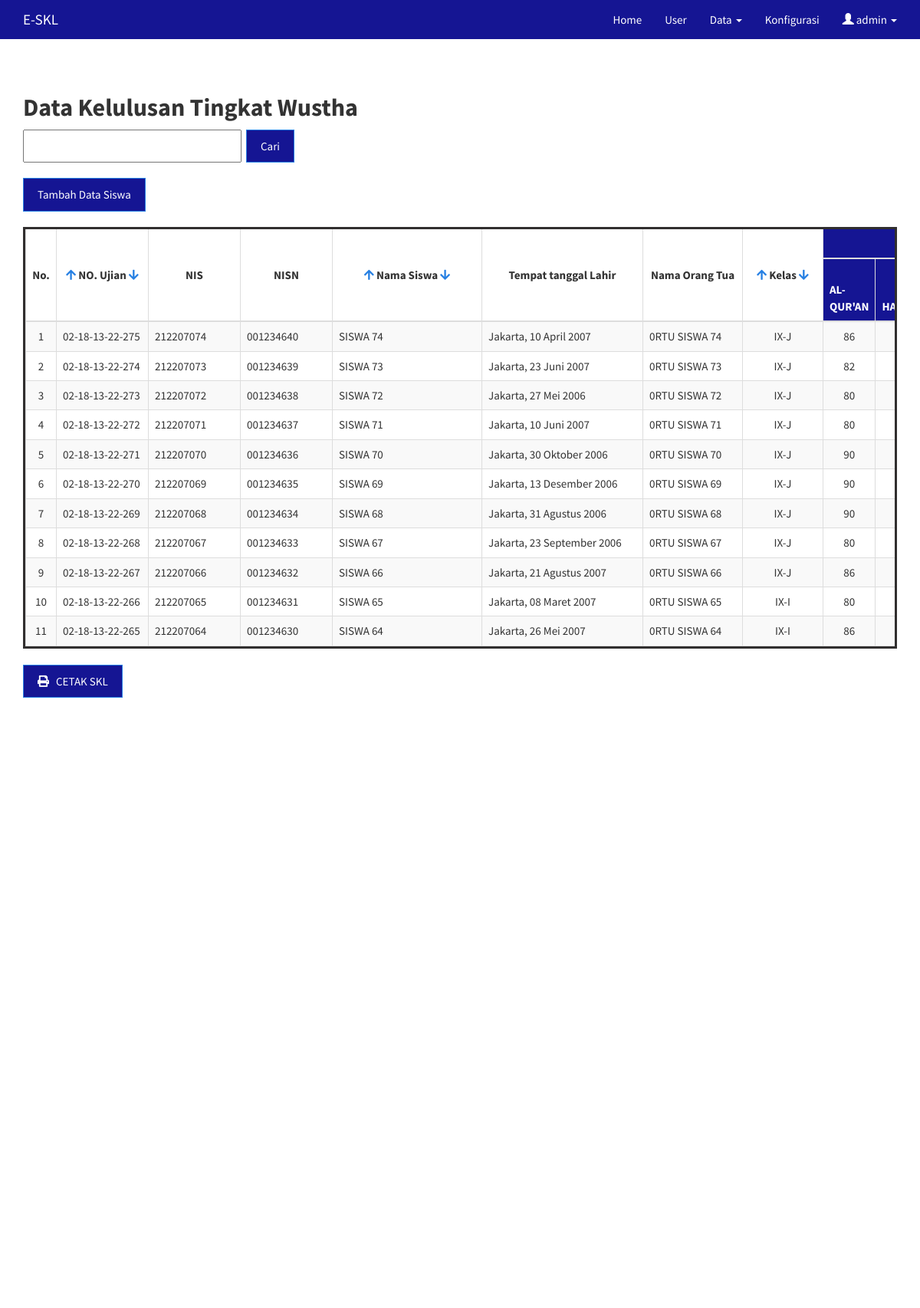
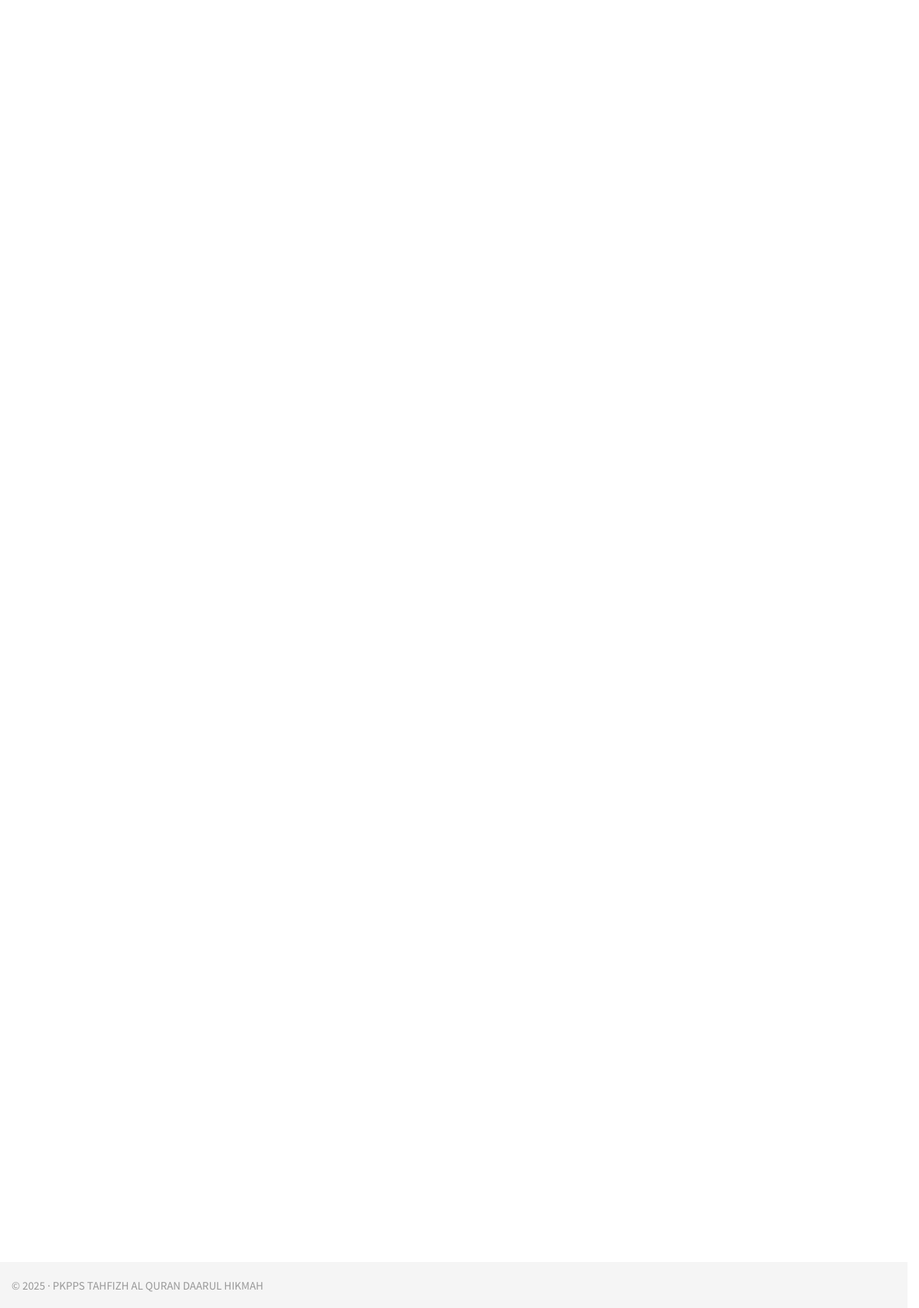
The app's page /skl-master/admin/datawustha.php?by=no_ujianb (signed in) with its own data (2 pictures, top to bottom).
### tables this page shows
CREATE TABLE `data_wustha` (
  `no_ujian` varchar(30) NOT NULL,
  `nis` int(10) NOT NULL,
  `nisn` varchar(10) NOT NULL,
  `nama` varchar(50) NOT NULL,
  `ttl` varchar(64) NOT NULL,
  `ortu` varchar(32) NOT NULL,
  `kls` varchar(50) NOT NULL,
  `n_alquran` varchar(5) NOT NULL,
  `n_hadits` varchar(5) NOT NULL,
  `n_aqidah` varchar(5) NOT NULL,
  `n_akhlaq` varchar(5) NOT NULL,
  `n_fiqih` varchar(5) NOT NULL,
  `n_tarikh_sejarah_peradaban_islam` varchar(5) NOT NULL,
  `n_bahasa_arab` varchar(5) NOT NULL,
  `n_ppkn` varchar(5) NOT NULL,
  `n_bahasa_indonesia` varchar(5) NOT NULL,
  `n_matematika` varchar(5) NOT NULL,
  `n_ipa` varchar(5) NOT NULL,
  `n_ips` varchar(5) NOT NULL,
  `n_bahasa_inggris` varchar(5) NOT NULL,
  `rata2` char(5) NOT NULL,
  `status` tinyint(4) NOT NULL,
  UNIQUE KEY `no_ujian` (`no_ujian`)
);

CREATE TABLE `un_konfigurasi` (
  `id` int(11) NOT NULL AUTO_INCREMENT,
  `sekolah` varchar(255) NOT NULL,
  `kepsek` varchar(50) NOT NULL,
  `nip` varchar(20) NOT NULL,
  `no_surat` varchar(30) DEFAULT NULL,
  `ttd` varchar(64) NOT NULL,
  `about` varchar(250) NOT NULL,
  `tgl_pengumuman` datetime NOT NULL,
  `contact` varchar(255) NOT NULL,
  `nopesformat` varchar(20) NOT NULL,
  `logo` varchar(255) DEFAULT NULL,
  `kop` varchar(100) NOT NULL,
  `cap` varchar(100) NOT NULL,
  PRIMARY KEY (`id`)
);

### skl-master/admin/datawustha.php (the view, shortened to what this page needs)
<!DOCTYPE html>
<html>
<head>
</head>
<body>
    <?php
    if (isset($_SESSION['logged']) && !empty($_SESSION['logged'])) {
        include "../database.php";
        include '_header.php';
        ?>
    <link rel="stylesheet" href="https://use.fontawesome.com/releases/v5.7.2/css/all.css"
>
    <div class="container">
        <h2><b>Data Kelulusan Tingkat Wustha</b></h2>
    </div>
    <div class="row">
        <div class="container">
            <form action="datawustha.php" method="get">
                <div class="control-label ">
                    <input type="text" name="cari" class="col-sm-3 " style="height:43px"> &nbsp;
                    <input type="submit" class="btn btn-primary" value=" Cari">
                </div>
            </form>
            <button type="button" class="btn btn-primary" style="margin-top: 20px; margin-bottom: 20px;"
                data-toggle="modal" data-target="#exampleModalLongAddSiswa">
                Tambah Data Siswa
            </button>
            <br>
            <div class="table table-responsive wrapper">
                <table class="table table-bordered table-hover table-striped table-fixed header-fixed table-fixed head">
                    <thead style="position: sticky; top: 0; z-index: 100; background: white;">
                        <tr class="">
                            <th rowspan="2" style="min-width:40px; vertical-align: middle; text-align: center;">No.</th>
                            <th rowspan="2" style="min-width:120px; vertical-align: middle; text-align: center;">
                                <a href="<?php $_SERVER['PHP_SELF'] ?>?by=no_ujiana"><span
                                        class="fa fa-arrow-up"></span></a>
                                NO. Ujian
                                <a href="<?php $_SERVER['PHP_SELF'] ?>?by=no_ujianb"><span
                                        class="fa fa-arrow-down"></span></a>
                            </th>
                            <th rowspan="2" style="min-width:120px; vertical-align: middle; text-align: center;">NIS
                            </th>
                            <th rowspan="2" style="min-width:120px; vertical-align: middle; text-align: center;">NISN
                            </th>
                            <th rowspan="2" style="min-width:13em; vertical-align: middle; text-align: center;">
                                <a href="<?php $_SERVER['PHP_SELF'] ?>?by=namaa"><span
                                        class="fa fa-arrow-up"></span></a>
                                Nama Siswa
                                <a href="<?php $_SERVER['PHP_SELF'] ?>?by=namab"><span
                                        class="fa fa-arrow-down"></span></a>
                            </th>
                            <th rowspan="2" style="min-width:210px; vertical-align: middle; text-align: center;">Tempat
                                tanggal Lahir</th>
                            <th rowspan="2" style="min-width:130px; vertical-align: middle; text-align: center;">Nama
                                Orang Tua</th>
                            <th rowspan="2" style="min-width:7em; vertical-align: middle; text-align: center;">
                                <a href="<?php $_SERVER['PHP_SELF'] ?>?by=klsa"><span class="fa fa-arrow-up"></span></a>
                                Kelas
                                <a href="<?php $_SERVER['PHP_SELF'] ?>?by=klsb"><span
                                        class="fa fa-arrow-down"></span></a>
                            </th>
                            <th colspan="13" class="bg-primary text-center">Nilai Akhir Mata Pelajaran</th>
                        </tr>
                        <tr class="bg-primary">
                            <th>AL-QUR'AN</th>
                            <th>HADITS</th>
                        </tr>
                    </thead>
                    <tbody>
                        <?php
                            if (isset($_GET['cari'])) {
                                $cari = addslashes($_GET['cari']);
                                $qsiswa = mysqli_query($db_conn, "SELECT * FROM data_wustha WHERE no_ujian like '%" . $cari . "%' OR nama like '%" . $cari . "%' OR kls like '%" . $cari . "%' ORDER BY no_ujian ASC");
                            } else if (isset($_GET['by'])) {
                                $sort = $_GET['by'];
                                switch ($sort) {
                                    case 'no_ujianb':
                                        $qsiswa = mysqli_query($db_conn, "SELECT * FROM data_wustha ORDER BY no_ujian DESC");
                                        break;
                                }
                            } else {
                                $qsiswa = mysqli_query($db_conn, "SELECT * FROM data_wustha");
                            }
                            $no = 1;
                            if (mysqli_num_rows($qsiswa) > 0) {
                                while ($data = mysqli_fetch_array($qsiswa)) {
                                    echo '<tr>';
                                    echo '<td class="text-center">' . $no++ . '</td>';
                                    echo '<td>' . htmlspecialchars($data['no_ujian']) . '</td>';
                                    echo '<td>' . htmlspecialchars($data['nis']) . '</td>';
                                    echo '<td>' . htmlspecialchars($data['nisn']) . '</td>';
                                    echo '<td>' . htmlspecialchars($data['nama']) . '</td>';
                                    echo '<td>' . htmlspecialchars($data['ttl']) . '</td>';
                                    echo '<td>' . htmlspecialchars($data['ortu']) . '</td>';
                                    echo '<td class="text-center">' . htmlspecialchars($data['kls']) . '</td>';
                                    echo '<td class="text-center">' . htmlspecialchars($data['n_alquran']) . '</td>';
                                    echo '<td class="text-center">' . htmlspecialchars($data['n_hadits']) . '</td>';
                                    echo '</tr>';
                                }
                            } else {
                                echo '<tr><td colspan="22" class="text-center"><em>Tidak ada data yang bisa ditampilkan!</em></td></tr>';
                            }
                            ?>
                    </tbody>
                </table>
                <form action="../print/print_wustha.php" method="POST" target="_blank">
                    <div class="row col-sm-8">
                        <button class=" btn btn-primary" type="submit" name="submit"><i class="fa fa-print"> </i> &nbsp;
                            CETAK SKL </button>
                    </div>
                </form>
            </div>
        </div>
        <?php
            include '_footer.php';
    } else {
        header('Location: ./login.php');
    }
    ?>
</body>
</html>

### skl-master/admin/_footer.php
<?php
if (isset($_SESSION['logged']) && !empty($_SESSION['logged'])) {
	?>
<footer class="footer">
    <div class="container">
        <p class="text-muted">&copy; <?= date('Y') ?> &middot; <?= $hsl['sekolah'] ?></p>
    </div>
</footer>
</body>
</html>
<?php
} else {
	header('Location: ./login.php');
}
?>

### skl-master/admin/_header.php (style rules this page uses)
html { position: relative; min-height: 100%; }
body { margin-bottom: 60px; }
.footer { position: absolute; bottom: 0; width: 100%; height: 60px; background-color: #f5f5f5; }
body>.container { padding: 30px 15px 0; }
.container .text-muted { margin: 20px 0; }
.footer>.container { padding-right: 15px; padding-left: 15px; }
.table-fixed { height: 550px; overflow-y: auto; width: 100%; display: block; }

### records on screen
data_wustha: no_ujian "02-18-13-22-275", nis "212207074", nisn "001234640", nama "SISWA 74", ttl "Jakarta, 10 April 2007", ortu "0RTU SISWA 74", kls "IX-J", n_alquran "86"
data_wustha: no_ujian "02-18-13-22-274", nis "212207073", nisn "001234639", nama "SISWA 73", ttl "Jakarta, 23 Juni 2007", ortu "0RTU SISWA 73", kls "IX-J", n_alquran "82"
data_wustha: no_ujian "02-18-13-22-273", nis "212207072", nisn "001234638", nama "SISWA 72", ttl "Jakarta, 27 Mei 2006", ortu "0RTU SISWA 72", kls "IX-J", n_alquran "80"
data_wustha: no_ujian "02-18-13-22-272", nis "212207071", nisn "001234637", nama "SISWA 71", ttl "Jakarta, 10 Juni 2007", ortu "0RTU SISWA 71", kls "IX-J", n_alquran "80"
data_wustha: no_ujian "02-18-13-22-271", nis "212207070", nisn "001234636", nama "SISWA 70", ttl "Jakarta, 30 Oktober 2006", ortu "0RTU SISWA 70", kls "IX-J", n_alquran "90"
data_wustha: no_ujian "02-18-13-22-270", nis "212207069", nisn "001234635", nama "SISWA 69", ttl "Jakarta, 13 Desember 2006", ortu "0RTU SISWA 69", kls "IX-J", n_alquran "90"
data_wustha: no_ujian "02-18-13-22-269", nis "212207068", nisn "001234634", nama "SISWA 68", ttl "Jakarta, 31 Agustus 2006", ortu "0RTU SISWA 68", kls "IX-J", n_alquran "90"
data_wustha: no_ujian "02-18-13-22-268", nis "212207067", nisn "001234633", nama "SISWA 67", ttl "Jakarta, 23 September 2006", ortu "0RTU SISWA 67", kls "IX-J", n_alquran "80"
data_wustha: no_ujian "02-18-13-22-267", nis "212207066", nisn "001234632", nama "SISWA 66", ttl "Jakarta, 21 Agustus 2007", ortu "0RTU SISWA 66", kls "IX-J", n_alquran "86"
data_wustha: no_ujian "02-18-13-22-266", nis "212207065", nisn "001234631", nama "SISWA 65", ttl "Jakarta, 08 Maret 2007", ortu "0RTU SISWA 65", kls "IX-I", n_alquran "80"
data_wustha: no_ujian "02-18-13-22-265", nis "212207064", nisn "001234630", nama "SISWA 64", ttl "Jakarta, 26 Mei 2007", ortu "0RTU SISWA 64", kls "IX-I", n_alquran "86"
un_konfigurasi: sekolah "PKPPS TAHFIZH AL QURAN DAARUL HIKMAH"

### other values on screen
$_SESSION['username'] "admin"
